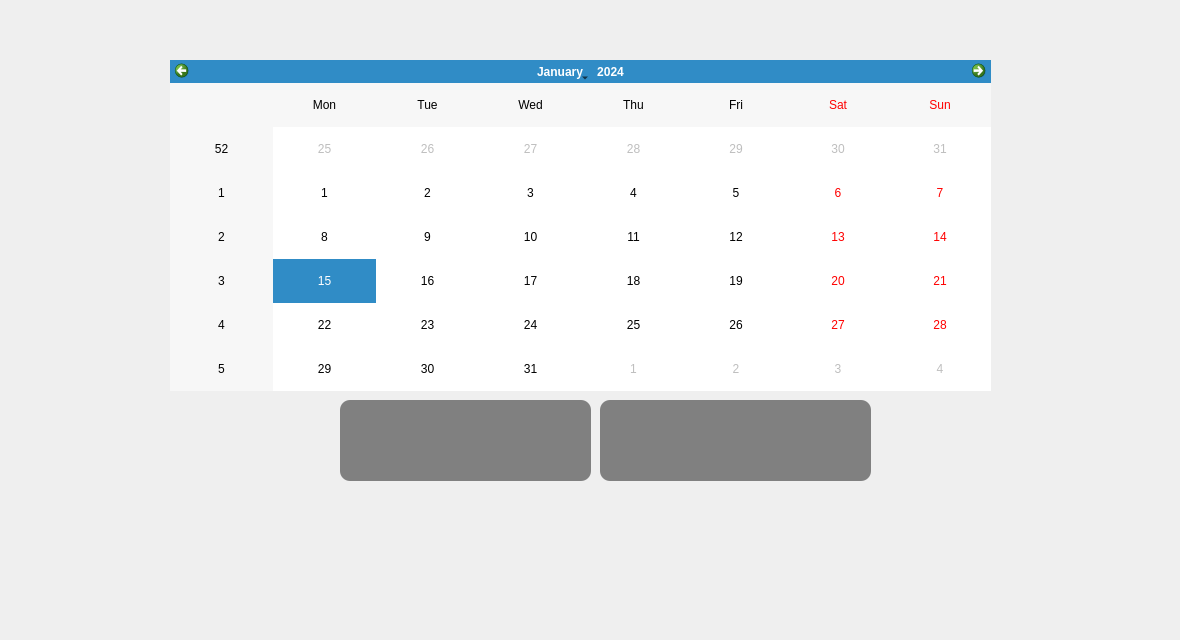
      <widget class="QWidget" name="tab">
       <attribute name="title">
        <string>calendrier</string>
       </attribute>
       <widget class="QCalendarWidget" name="calendarWidget">
        <property name="geometry">
         <rect>
          <x>170</x>
          <y>60</y>
          <width>821</width>
          <height>331</height>
         </rect>
        </property>
        <property name="styleSheet">
         <string notr="true">QCalendarWidget {\n    font-size: 15px;\n    color: rgb(180, 180, 180);\n    selection-background-color: rgb(64, 64, 64);\n    selection-color: rgb(0, 255, 0);\nbackground-color:white;\n}</string>
        </property>
       </widget>
       <widget class="QTableView" name="tableView_2">
        <property name="geometry">
         <rect>
          <x>600</x>
          <y>400</y>
          <width>271</width>
          <height>81</height>
         </rect>
        </property>
        <property name="styleSheet">
         <string notr="true">border-radius: 10px;
background-color: grey;
color: rgb(255, 255, 255);
alternate-background-color: rgb(255, 255, 255);</string>
        </property>
       </widget>
       <widget class="QTableView" name="tableView_3">
        <property name="geometry">
         <rect>
          <x>340</x>
          <y>400</y>
          <width>251</width>
          <height>81</height>
         </rect>
        </property>
        <property name="styleSheet">
         <string notr="true">border-radius: 10px;
background-color: grey;
color: rgb(255, 255, 255);
alternate-background-color: rgb(255, 255, 255);</string>
        </property>
       </widget>
       <widget class="QLabel" name="back3">
        <property name="geometry">
         <rect>
          <x>10</x>
          <y>0</y>
          <width>1161</width>
          <height>631</height>
         </rect>
        </property>
        <property name="text">
         <string/>
        </property>
        <property name="pixmap">
         <pixmap>bg.png</pixmap>
        </property>
       </widget>
       <zorder>back3</zorder>
       <zorder>calendarWidget</zorder>
       <zorder>tableView_2</zorder>
       <zorder>tableView_3</zorder>
      </widget>
